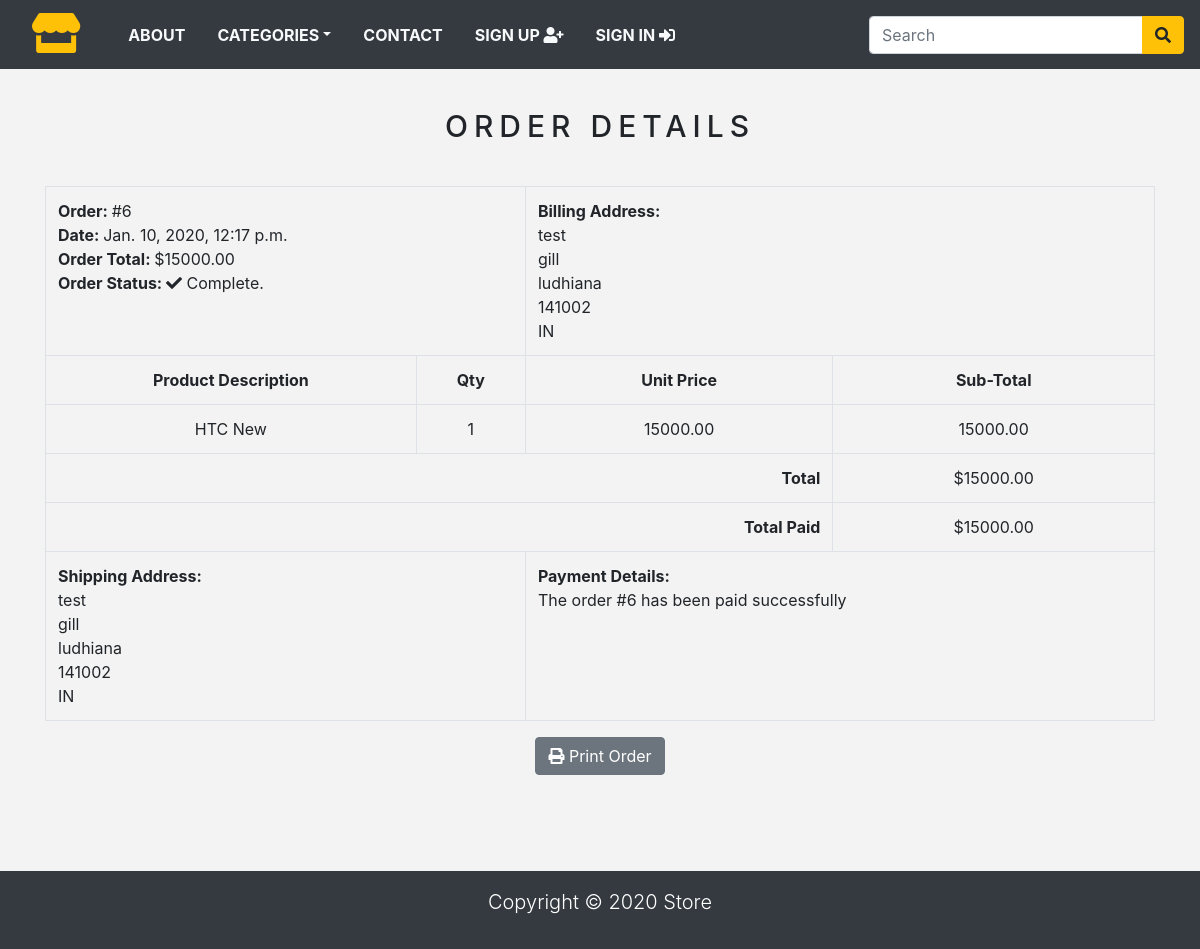
Page /order/6 (signed in) on the committed database.
### store/models.py (models this page shows, shortened)
class Order(models.Model):
    token = models.CharField(max_length=250, blank=True)
    total = models.DecimalField(max_digits=10, decimal_places=2, verbose_name='INR Order Total')
    emailAddress = models.EmailField(max_length=250, blank=True, verbose_name='Email Address')
    created = models.DateTimeField(auto_now_add=True)
    billingName = models.CharField(max_length=250, blank=True)
    billingAddress1 = models.CharField(max_length=250, blank=True)
    billingCity = models.CharField(max_length=250, blank=True)
    billingPostcode = models.CharField(max_length=250, blank=True)
    billingCountry = models.CharField(max_length=250, blank=True)
    shippingName = models.CharField(max_length=250, blank=True)
    shippingAddress1 = models.CharField(max_length=250, blank=True)
    shippingCity = models.CharField(max_length=250, blank=True)
    shippingPostcode = models.CharField(max_length=250, blank=True)
    shippingCountry = models.CharField(max_length=250, blank=True)
    class Meta:
        db_table = 'Order'
        ordering = ['-created']

class OrderItem(models.Model):
    product = models.CharField(max_length=250)
    quantity = models.IntegerField()
    price = models.DecimalField(max_digits=10, decimal_places=2, verbose_name='INR Price')
    order = models.ForeignKey(Order, on_delete=models.CASCADE)
    class Meta:
        db_table = 'OrderItem'
    def sub_total(self):
        return self.quantity * self.price

### store/views.py (the view)
# urls.py: path('order/<int:order_id>', views.viewOrder, name='order_detail'),
@login_required(redirect_field_name='next', login_url='signin')
def viewOrder(request, order_id):
    if request.user.is_authenticated:
        email = str(request.user.email)
        order = Order.objects.get(id=order_id, emailAddress=email)
        order_items = OrderItem.objects.filter(order=order)
    return render(request, 'order_detail.html', {'order': order, 'order_items': order_items})

### store/context_processors.py (called while the page is built)
def counter(request):
    item_count = 0
    if 'admin' in request.path:
        return {}
    else:
        try:
            cart = Cart.objects.filter(cart_id=_cart_id(request))
            cart_items = CartItem.objects.all().filter(cart=cart[:1])
            for cart_item in cart_items:
                item_count += cart_item.quantity
        except Cart.DoesNotExist:
            item_count = 0
    return dict(item_count=item_count)

def menu_links(request):
    links = Category.objects.all()
    return dict(links=links)

### store/models.py (called while the page is built)
    def get_url(self):
        return reverse('products_by_category', args=[self.slug])

### store/views.py (called while the page is built)
def _cart_id(request):
    cart = request.session.session_key
    if not cart:
        cart = request.session.create()
    return cart

### store/templates/order_detail.html (shortened to what this page needs)
{% extends 'base.html' %}
{% load static %}
{% load crispy_forms_tags %}
{% block content %}
<div class="container">
<div class="text-center">
    <br>
    <h1 class="text-center product_title">
        Order Details
    </h1>
    <br>
    <table class="table table-bordered">
        <tr>
            <td class="text-left" colspan="2">
                <b>Order: </b> #{{order.id}} <br>
                <b>Date: </b> {{order.created}} <br>
                <b>Order Total: </b> ${{order.total}} <br>
                <b>Order Status: </b> <i class="fas fa-check"></i> Complete.
            </td>
            <td class="text-left" colspan="2">
                <b>Billing Address: </b> <br>
                {{order.billingName}} <br>
                {{order.billingAddress1}} <br>
                {{order.billingCity}} <br>
                {{order.billingPostcode}} <br>
                {{order.billingCountry}} <br>
            </td>
        </tr>
        <tr>
            <td><b>Product Description</b></td>
            <td><b>Qty</b></td>
            <td><b>Unit Price</b></td>
            <td><b>Sub-Total</b></td>
        </tr>
        {% for item in order_items %}
        <tr>
            <td>{{item.product}}</td>
            <td>{{item.quantity}}</td>
            <td>{{item.price}}</td>
            <td>{{item.sub_total}}</td>
        </tr>
        {% endfor %}
        <tr>
            <td class="text-right" colspan="3"><b>Total</b></td>
            <td>${{order.total}}</td>
        </tr>
        <tr>
            <td class="text-right" colspan="3"><b>Total Paid</b></td>
            <td>${{order.total}}</td>
        </tr>
        <tr>
            <td class="text-left" colspan="2">
                <b>Shipping Address:</b> <br>
                {{order.shippingName}} <br>
                {{order.shippingAddress1}} <br>
                {{order.shippingCity}} <br>
                {{order.shippingPostcode}} <br>
                {{order.shippingCountry}} <br>
            </td>
            <td class="text-left" colspan="2">
                <b>Payment Details:</b> <br>
                The order #{{order.id}} has been paid successfully
            </td>
        </tr>
    </table>
    <button class="btn btn-secondary" onclick="window.print();">
        <i class="fas fa-print"></i>
        Print Order
    </button>
</div>
</div>
<br><br>
{% endblock %}

### store/static/css/base.css (style rules this page uses)
body { background: #f3f3f3; }
.product_title { font-size: 30px; text-transform: uppercase; letter-spacing: .2em; padding-top: 15px; padding-bottom: 10px; }

### rows in the picture
Order: id "6", created "Jan. 10, 2020, 12:17 p.m.", total "15000.00", billingName "test", billingAddress1 "gill", billingCity "ludhiana", billingPostcode "141002", billingCountry "IN", shippingName "test", shippingAddress1 "gill", shippingCity "ludhiana", shippingPostcode "141002", shippingCountry "IN"
OrderItem: product "HTC New", quantity "1", price "15000.00", sub_total "15000.00"
